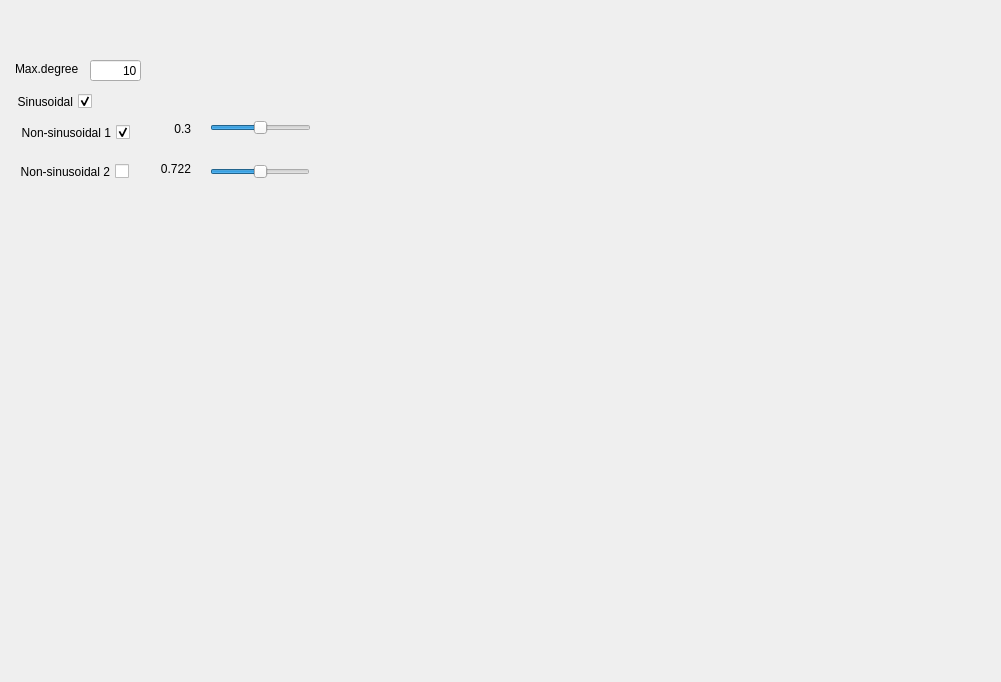
<?xml version="1.0" encoding="UTF-8"?>
<ui version="4.0">
 <class>Form</class>
 <widget class="QWidget" name="Form">
  <property name="geometry">
   <rect>
    <x>0</x>
    <y>0</y>
    <width>1001</width>
    <height>682</height>
   </rect>
  </property>
  <property name="windowTitle">
   <string>Pitching Motion</string>
  </property>
  <widget class="QCheckBox" name="checkBox">
   <property name="geometry">
    <rect>
     <x>9</x>
     <y>90</y>
     <width>83</width>
     <height>23</height>
    </rect>
   </property>
   <property name="layoutDirection">
    <enum>Qt::RightToLeft</enum>
   </property>
   <property name="text">
    <string>Sinusoidal</string>
   </property>
   <property name="checked">
    <bool>true</bool>
   </property>
  </widget>
  <widget class="QLineEdit" name="lineEdit">
   <property name="geometry">
    <rect>
     <x>90</x>
     <y>60</y>
     <width>51</width>
     <height>21</height>
    </rect>
   </property>
   <property name="layoutDirection">
    <enum>Qt::RightToLeft</enum>
   </property>
   <property name="text">
    <string>10</string>
   </property>
   <property name="alignment">
    <set>Qt::AlignRight|Qt::AlignTrailing|Qt::AlignVCenter</set>
   </property>
  </widget>
  <widget class="QLabel" name="label_3">
   <property name="geometry">
    <rect>
     <x>15</x>
     <y>60</y>
     <width>67</width>
     <height>17</height>
    </rect>
   </property>
   <property name="text">
    <string>Max.degree</string>
   </property>
  </widget>
  <widget class="mplwidget" name="mplwidget" native="true">
   <property name="geometry">
    <rect>
     <x>320</x>
     <y>10</y>
     <width>671</width>
     <height>621</height>
    </rect>
   </property>
   <property name="layoutDirection">
    <enum>Qt::LeftToRight</enum>
   </property>
  </widget>
  <widget class="QLabel" name="label_2">
   <property name="geometry">
    <rect>
     <x>160</x>
     <y>160</y>
     <width>31</width>
     <height>17</height>
    </rect>
   </property>
   <property name="text">
    <string>0.722</string>
   </property>
   <property name="alignment">
    <set>Qt::AlignRight|Qt::AlignTrailing|Qt::AlignVCenter</set>
   </property>
  </widget>
  <widget class="QSlider" name="horizontalSlider_2">
   <property name="geometry">
    <rect>
     <x>210</x>
     <y>160</y>
     <width>100</width>
     <height>23</height>
    </rect>
   </property>
   <property name="sizePolicy">
    <sizepolicy hsizetype="Fixed" vsizetype="Fixed">
     <horstretch>0</horstretch>
     <verstretch>0</verstretch>
    </sizepolicy>
   </property>
   <property name="minimum">
    <number>-99</number>
   </property>
   <property name="orientation">
    <enum>Qt::Horizontal</enum>
   </property>
  </widget>
  <widget class="QCheckBox" name="checkBox_3">
   <property name="geometry">
    <rect>
     <x>9</x>
     <y>160</y>
     <width>120</width>
     <height>23</height>
    </rect>
   </property>
   <property name="layoutDirection">
    <enum>Qt::RightToLeft</enum>
   </property>
   <property name="text">
    <string>Non-sinusoidal 2</string>
   </property>
  </widget>
  <widget class="QCheckBox" name="checkBox_2">
   <property name="geometry">
    <rect>
     <x>10</x>
     <y>121</y>
     <width>120</width>
     <height>23</height>
    </rect>
   </property>
   <property name="layoutDirection">
    <enum>Qt::RightToLeft</enum>
   </property>
   <property name="text">
    <string>Non-sinusoidal 1</string>
   </property>
   <property name="checked">
    <bool>true</bool>
   </property>
  </widget>
  <widget class="QLabel" name="label">
   <property name="geometry">
    <rect>
     <x>160</x>
     <y>120</y>
     <width>31</width>
     <height>17</height>
    </rect>
   </property>
   <property name="layoutDirection">
    <enum>Qt::LeftToRight</enum>
   </property>
   <property name="text">
    <string>0.3</string>
   </property>
   <property name="alignment">
    <set>Qt::AlignRight|Qt::AlignTrailing|Qt::AlignVCenter</set>
   </property>
  </widget>
  <widget class="QSlider" name="horizontalSlider">
   <property name="geometry">
    <rect>
     <x>210</x>
     <y>120</y>
     <width>101</width>
     <height>16</height>
    </rect>
   </property>
   <property name="sizePolicy">
    <sizepolicy hsizetype="Fixed" vsizetype="Fixed">
     <horstretch>0</horstretch>
     <verstretch>0</verstretch>
    </sizepolicy>
   </property>
   <property name="minimum">
    <number>-99</number>
   </property>
   <property name="pageStep">
    <number>10</number>
   </property>
   <property name="value">
    <number>0</number>
   </property>
   <property name="orientation">
    <enum>Qt::Horizontal</enum>
   </property>
  </widget>
 </widget>
 <customwidgets>
  <customwidget>
   <class>mplwidget</class>
   <extends>QWidget</extends>
   <header>mplwidget.h</header>
   <container>1</container>
  </customwidget>
 </customwidgets>
 <resources/>
 <connections/>
</ui>
